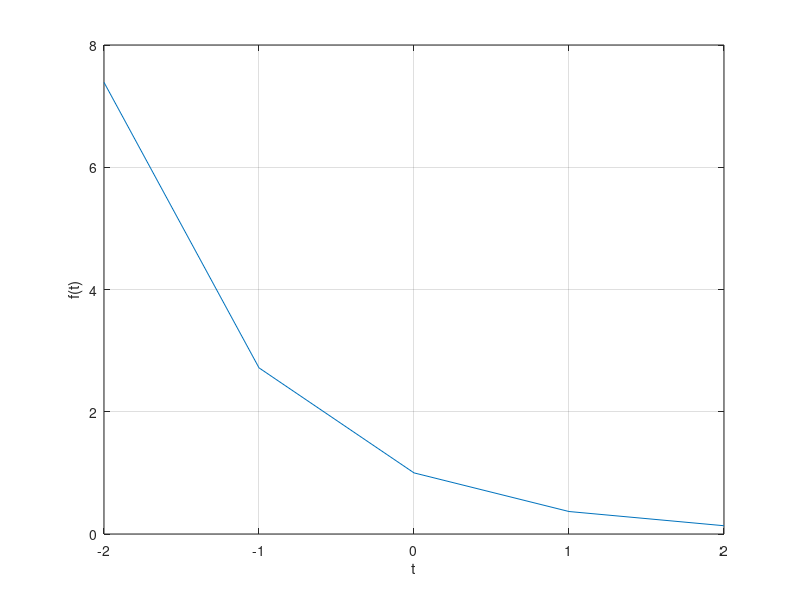

Source code (MATLAB):
## Práctica 1: Señales en tiempo continuo.
%
% *Integrantes:*
%
% * Arellano Paz Angel Ulises
% * Cardoso Arias Javier
% * Gachuz Hernández Karla Denisse
% * García Arteaga Alejandro
% * López Galván José Rodolfo
%
##

%% Objetivos 
% * Manipulación básica de MATLAB
% * Gráficas de señales reales y complejas continuas
% * Transformación de señales continuas (escalamientos y traslaciones)
% * Calculo de energía y potencia de señales continuas

%%  1.11 Working with functions.
%
% Working with functions is fundamental to signals and systems applications. MATLAB provides several methods of defining and evaluating functions. An understanding and proficient use of these methods are therefore necessary and beneficial.

%%
% *Anonymous functions.*
%
% Many simple functions are most conveniently represented by using MATLAB anonymous functions. An anonymous function provides a symbolic representation of a function defined in terms of MATLAB operators, functions, or other anonymous functions. For example, consider defining the exponentially damped sinusoid $f (t) = e −t cos(2π t)$.

f = @(t) exp(-t).*cos(2*pi*t);

%%
% In this context, the @ symbol identifies the expression as an anonymous function, which is assigned a name of f. Parentheses following the @ symbol are used to identify the function’s independent variables (input arguments), which in this case is the single time variable t. Input arguments, such as t, are local to the anonymous function and are not related to any workspace variables with the same names.
%
% Once defined, $f (t)$ can be evaluated simply by passing the input values of interest. For example,

t =0; f(t)

%%
% evaluates $f (t)$ at t = 0, confirming the expected result of unity. The same result is obtained by passing t = 0 directly.

%%
% Vector inputs allow the evaluation of multiple values simultaneously, Consider the task of plotting $f(t)$ over the interval $(-2 \leq t \leq 2)$. Gross function behavior is clear:  $f(t)$ should oscilate four times with a decaying envelope. Since accurate hand sketches are cumberstone, MATLAB-generated plots are an attractive alternative. As the following example illustrates, care must be taken to ensure reliable results.
%
% Suppose the vector t is chosen to include onlu the integers contained in $(-2 \leq t \leq 2)$, namely, [−2, −1, 0, 1, 2].

t = (-2:2);

%%
% This vector input is evaluated from a vector output.

f(t)

%%
% The plot command graphs the result, which is shown

%%
%
%  >> plot(t,f(t));
%  >> xlabel(’t’); ylabel(’f(t)’); grid;
%

plot(t, f(t));
xlabel('t');
ylabel('f(t)');
grid;
